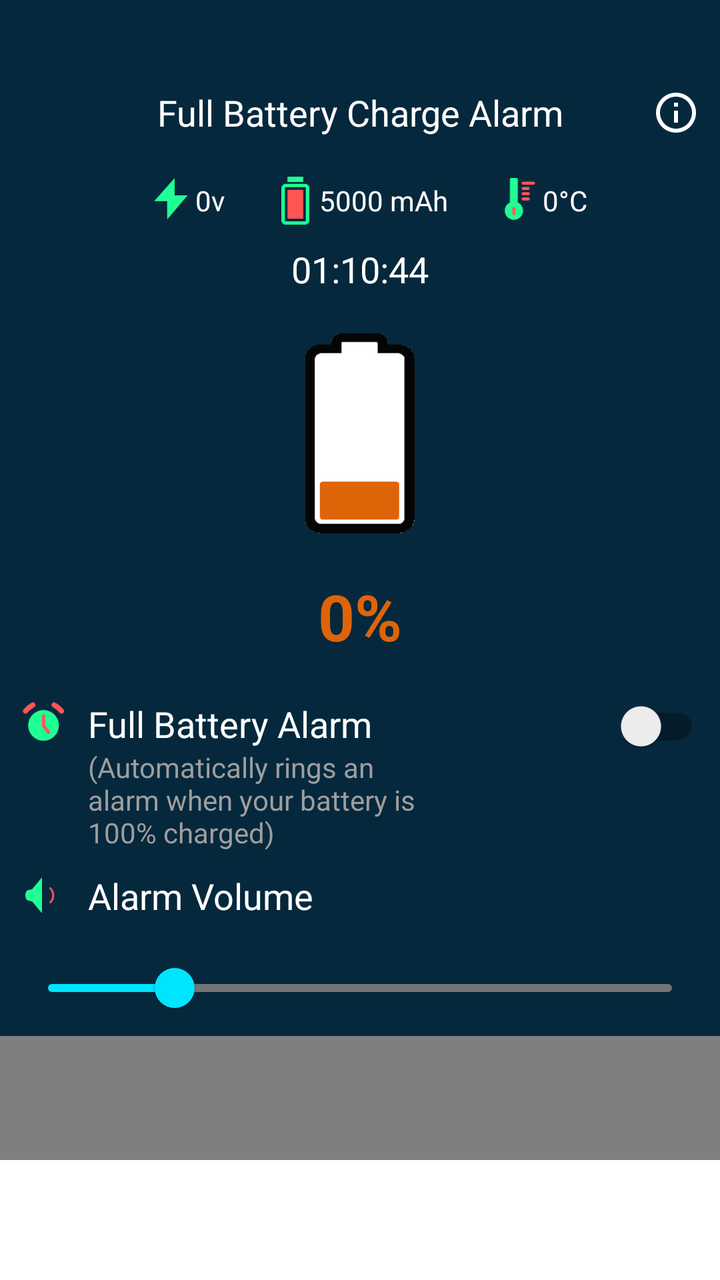
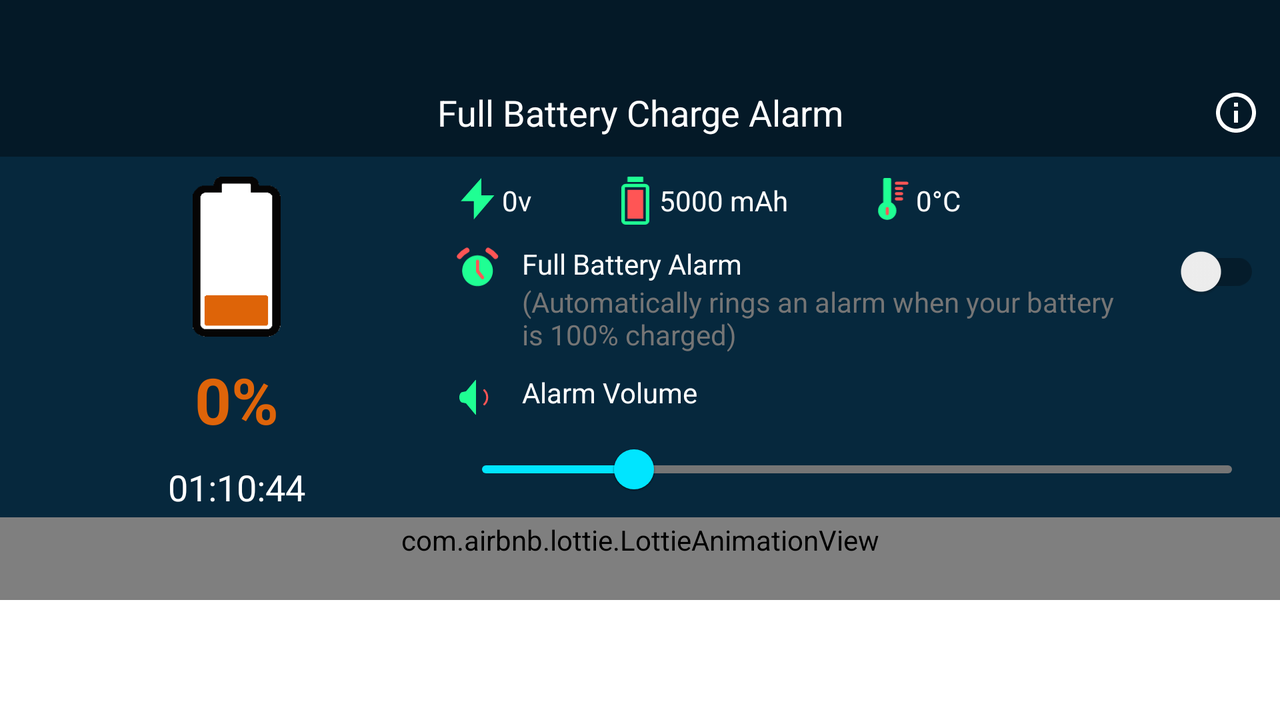

One screen, two layout resources from the same app: the default and the repository's alternative for another configuration. Each is rendered where Android would select it; the XML of both is given below.
<!-- AndroidManifest.xml: application theme Theme.ChargerAlert -->
<!-- res/layout/activity_main.xml -->
<?xml version="1.0" encoding="utf-8"?>
<LinearLayout xmlns:android="http://schemas.android.com/apk/res/android"
    xmlns:app="http://schemas.android.com/apk/res-auto"
    android:layout_width="match_parent"
    android:layout_height="match_parent"
    android:orientation="vertical"
    android:background="@color/myBackgroundColor"
    >

    
    <RelativeLayout
        android:layout_width="match_parent"
        android:layout_height="wrap_content"
        android:paddingTop="44dp"
        android:paddingBottom="10dp"
        android:paddingHorizontal="10dp"
        >

        <TextView
            android:id="@+id/tv_title"
            android:layout_width="match_parent"
            android:layout_height="wrap_content"
            android:text="@string/app_name"
            android:textAlignment="center"
            android:textColor="@color/white"
            android:textSize="18sp" />

        <ImageButton
            android:id="@+id/iv_info_app"
            android:layout_width="24dp"
            android:layout_height="24dp"
            android:src="@drawable/ic_info"
            android:tint="@color/white"
            android:background="@drawable/ripple_button"
            android:layout_alignParentEnd="true"
            android:layout_alignBottom="@id/tv_title"
            />

    </RelativeLayout>

    
    <LinearLayout
        android:layout_width="match_parent"
        android:layout_height="wrap_content"
        android:layout_marginTop="10dp"
        >

        <LinearLayout
            android:layout_width="0dp"
            android:layout_height="wrap_content"
            android:layout_weight="1"
            android:gravity="center_vertical|end"
            >

            <ImageView
                android:layout_width="24dp"
                android:layout_height="24dp"
                android:src="@drawable/ic_flash"/>
            <TextView
                android:id="@+id/tv_voltage"
                android:layout_width="wrap_content"
                android:layout_height="wrap_content"
                android:text="0v"
                android:textColor="@color/white"/>

        </LinearLayout>

        <LinearLayout
            android:layout_width="0dp"
            android:layout_height="wrap_content"
            android:layout_weight="1.2"
            android:gravity="center"
            >

            <ImageView
                android:layout_width="24dp"
                android:layout_height="24dp"
                android:src="@drawable/ic_battery"/>
            <TextView
                android:id="@+id/tv_capacity"
                android:layout_width="wrap_content"
                android:layout_height="wrap_content"
                android:text="5000 mAh"
                android:textColor="@color/white"/>

        </LinearLayout>

        <LinearLayout
            android:layout_width="0dp"
            android:layout_height="wrap_content"
            android:layout_weight="1"
            android:gravity="center_vertical"
            >

            <ImageView
                android:layout_width="24dp"
                android:layout_height="24dp"
                android:src="@drawable/ic_temperature_light"/>
            <TextView
                android:id="@+id/tv_temperature"
                android:layout_width="wrap_content"
                android:layout_height="wrap_content"
                android:text="0&#176;C"
                android:textColor="@color/white"/>

        </LinearLayout>
    </LinearLayout>

    
    <LinearLayout
        android:layout_width="match_parent"
        android:layout_height="wrap_content"
        android:gravity="center_horizontal"
        android:layout_marginTop="10dp"
        >
        <TextView
            android:id="@+id/tv_timer"
            android:layout_width="wrap_content"
            android:layout_height="wrap_content"
            android:text="01:10:44"
            android:textSize="18sp"
            android:textColor="@color/white"
            />
    </LinearLayout>


    
    <LinearLayout
        android:layout_width="match_parent"
        android:layout_height="wrap_content"
        android:orientation="vertical"
        android:layout_marginTop="10dp">

        <com.airbnb.lottie.LottieAnimationView
            android:id="@+id/lottie_animation_charge"
            android:layout_width="100dp"
            android:layout_height="100dp"
            app:lottie_rawRes="@raw/animation_battery_charge"
            app:lottie_loop="true"
            android:visibility="gone"
            android:layout_gravity="center_horizontal"
            />

        <ImageView
            android:id="@+id/iv_battery_level"
            android:layout_width="100dp"
            android:layout_height="100dp"
            android:src="@drawable/level_1"
            android:layout_gravity="center_horizontal"
            android:layout_marginTop="10dp"/>

        <TextView
            android:id="@+id/tv_battery_level"
            android:layout_width="match_parent"
            android:layout_height="wrap_content"
            android:text="0%"
            android:textStyle="bold"
            android:textColor="#de6409"
            android:textSize="32dp"
            android:textAlignment="center"
            android:layout_marginTop="20dp"
            />

    </LinearLayout>

    
    <RelativeLayout
        android:layout_width="match_parent"
        android:layout_height="wrap_content"
        android:layout_marginTop="20dp"
        android:paddingHorizontal="10dp"
        >

        <ImageView
            android:id="@+id/iv_label_alarm"
            android:layout_width="24dp"
            android:layout_height="24dp"
            android:src="@drawable/ic_alarm"
            android:layout_alignParentStart="true"
            />
        <LinearLayout
            android:layout_width="wrap_content"
            android:layout_height="wrap_content"
            android:orientation="vertical"
            android:paddingStart="10dp"
            android:paddingEnd="80dp"
            android:layout_toEndOf="@id/iv_label_alarm"
            android:layout_toStartOf="@id/sw_on_off"
            >
            <TextView
                android:layout_width="wrap_content"
                android:layout_height="wrap_content"
                android:text="@string/Full_Battery_Alarm"
                android:textColor="@color/white"
                android:textSize="18sp"
                />
            <TextView
                android:layout_width="wrap_content"
                android:layout_height="wrap_content"
                android:text="@string/Ringing_alarm_when_your_battery_is_100_charged"
                android:textColor="@color/grey500"
                />
        </LinearLayout>

        <androidx.appcompat.widget.SwitchCompat
            android:id="@+id/sw_on_off"
            android:layout_width="wrap_content"
            android:layout_height="wrap_content"
            android:gravity="top"
            android:layout_alignParentEnd="true"
            />

    </RelativeLayout>

    <LinearLayout
        android:layout_width="match_parent"
        android:layout_height="wrap_content"
        android:orientation="vertical"
        android:layout_marginTop="10dp"
        android:paddingHorizontal="10dp"
        >
        <LinearLayout
            android:layout_width="match_parent"
            android:layout_height="wrap_content"
            >
            <ImageView
                android:id="@+id/iv_alarm_volume"
                android:layout_width="24dp"
                android:layout_height="24dp"
                android:src="@drawable/ic_sound_min"/>
            <TextView
                android:id="@+id/tv_alarm_volume"
                android:layout_width="wrap_content"
                android:layout_height="wrap_content"
                android:text="@string/Alarm_Volume"
                android:textColor="@color/white"
                android:textSize="18sp"
                android:paddingStart="10dp"
                />
        </LinearLayout>
        <com.google.android.material.slider.Slider
            android:id="@+id/sb_alarm_volume"
            android:layout_width="match_parent"
            android:layout_height="wrap_content"
            android:valueFrom="0.0"
            android:valueTo="15.0"
            android:value="3"
            android:layout_marginTop="10dp"
            android:backgroundTint="@color/cyanA400"
            app:trackColorActive="@color/cyanA400"
            app:trackColorInactive="@color/grey400"
            app:thumbColor="@color/cyanA400"
            />
    </LinearLayout>

    
    <LinearLayout
        android:layout_width="match_parent"
        android:layout_height="match_parent"
        android:orientation="vertical"
        android:gravity="bottom"
        >
        <com.airbnb.lottie.LottieAnimationView
            android:id="@+id/lottie_animation_wave"
            android:layout_width="900dp"
            android:layout_height="140dp"
            app:lottie_rawRes="@raw/animation_cyan_wave"
            app:lottie_autoPlay="false"
            app:lottie_loop="true"
            android:scaleType="fitXY"
            app:lottie_speed=".1"/>

        <FrameLayout
            android:id="@+id/fl_ad_view_container"
            android:layout_width="match_parent"
            android:layout_height="60dp"
            android:minWidth="320dp"
            android:gravity="center_horizontal"
            android:background="@color/white"
            >











        </FrameLayout>

    </LinearLayout>


</LinearLayout>
<!-- resources referenced by this layout -->
<resources>
  <color name="cyanA400">#00E5FF</color>
  <color name="grey400">#757575</color>
  <color name="grey500">#9e9e9e</color>
  <color name="myBackgroundColor">#06283D</color>
  <color name="white">#FFFFFFFF</color>
  <!-- drawable ic_battery (drawable) -->
  <vector xmlns:android="http://schemas.android.com/apk/res/android"
      android:width="42dp"
      android:height="73dp"
      android:viewportWidth="42"
      android:viewportHeight="73">
    <path
        android:pathData="M6,13.5L36,13.5A3.5,3.5 0,0 1,39.5 17L39.5,67A3.5,3.5 0,0 1,36 70.5L6,70.5A3.5,3.5 0,0 1,2.5 67L2.5,17A3.5,3.5 0,0 1,6 13.5z"
        android:strokeWidth="5"
        android:fillColor="#00000000"
        android:strokeColor="#1FFF93"/>
    <path
        android:pathData="M9.8,20L32.2,20A0.8,0.8 0,0 1,33 20.8L33,63.2A0.8,0.8 0,0 1,32.2 64L9.8,64A0.8,0.8 0,0 1,9 63.2L9,20.8A0.8,0.8 0,0 1,9.8 20z"
        android:fillColor="#FF5555"/>
    <path
        android:pathData="M9.2929,0.2929C9,0.5858 9,1.0572 9,2V8H33V2C33,1.0572 33,0.5858 32.7071,0.2929C32.4142,0 31.9428,0 31,0H11C10.0572,0 9.5858,0 9.2929,0.2929Z"
        android:fillColor="#1FFF93"
        android:fillType="evenOdd"/>
  </vector>
  <!-- drawable ic_flash (drawable) -->
  <vector xmlns:android="http://schemas.android.com/apk/res/android"
      android:width="86dp"
      android:height="102dp"
      android:viewportWidth="86"
      android:viewportHeight="102">
    <path
        android:pathData="M6.223,51.867L49.739,3.291C49.831,3.189 50,3.254 50,3.391V39.837L77.674,39.837C77.802,39.837 77.871,39.987 77.787,40.084L34.263,90.694C34.172,90.799 34,90.735 34,90.597V52.616C34,52.34 33.776,52.116 33.5,52.116H6.335C6.205,52.116 6.137,51.963 6.223,51.867Z"
        android:fillColor="#1FFF93"/>
  </vector>
  <!-- drawable ic_info (drawable) -->
  <vector android:height="24dp" android:tint="#FF0000"
      android:viewportHeight="24" android:viewportWidth="24"
      android:width="24dp" xmlns:android="http://schemas.android.com/apk/res/android">
      <path android:fillColor="@android:color/white" android:pathData="M11,7h2v2h-2zM11,11h2v6h-2zM12,2C6.48,2 2,6.48 2,12s4.48,10 10,10 10,-4.48 10,-10S17.52,2 12,2zM12,20c-4.41,0 -8,-3.59 -8,-8s3.59,-8 8,-8 8,3.59 8,8 -3.59,8 -8,8z"/>
  </vector>
  <!-- drawable ripple_button (drawable) -->
  <?xml version="1.0" encoding="utf-8"?>
  <ripple xmlns:android="http://schemas.android.com/apk/res/android"
      android:color="@color/grey400"
      android:radius="24dp" />
  <string name="Alarm_Volume">Alarm Volume</string>
  <string name="Full_Battery_Alarm">Full Battery Alarm</string>
  <string name="Ringing_alarm_when_your_battery_is_100_charged">(Automatically rings an alarm when your battery is 100% charged)</string>
  <string name="app_name">Full Battery Charge Alarm</string>
  <style name="Theme.ChargerAlert" parent="Theme.MaterialComponents.DayNight.NoActionBar">
          
          <item name="colorPrimary">@color/purple_500</item>
          <item name="colorPrimaryVariant">@color/purple_700</item>
          <item name="colorOnPrimary">@color/white</item>
          
          <item name="colorSecondary">@color/teal_200</item>
          <item name="colorSecondaryVariant">@color/teal_700</item>
          <item name="colorOnSecondary">@color/black</item>
          
          <item name="android:statusBarColor" tools:targetApi="l">?attr/colorPrimaryVariant</item>
  
          
          <item name="android:windowTranslucentStatus">true</item>
  
  
  
  
  
  
      </style>
  <color name="purple_500">#FF6200EE</color>
  <color name="purple_700">#FF3700B3</color>
  <color name="teal_200">#FF03DAC5</color>
  <color name="teal_700">#FF018786</color>
  <color name="black">#FF000000</color>
  <!-- some entries are left out for length -->
</resources>
<!-- res/layout-land/activity_main.xml (the repository's variant of the layout above) -->
<!-- drawn on the phone turned sideways -->
<?xml version="1.0" encoding="utf-8"?>
<LinearLayout xmlns:android="http://schemas.android.com/apk/res/android"
    xmlns:app="http://schemas.android.com/apk/res-auto"
    android:layout_width="match_parent"
    android:layout_height="match_parent"
    android:background="@color/myBackgroundColor"
    android:orientation="vertical">

    
    <RelativeLayout
        android:layout_width="match_parent"
        android:layout_height="wrap_content"
        android:paddingTop="44dp"
        android:background="@color/myBackgroundColor_2"
        android:paddingBottom="10dp"
        android:paddingHorizontal="10dp"
        >
        <TextView
            android:id="@+id/tv_title"
            android:layout_width="match_parent"
            android:layout_height="wrap_content"
            android:text="@string/app_name"
            android:textAlignment="center"
            android:textColor="@color/white"
            android:textSize="18sp"
            />

        <ImageButton
            android:id="@+id/iv_info_app"
            android:layout_width="24dp"
            android:layout_height="24dp"
            android:src="@drawable/ic_info"
            android:tint="@color/white"
            android:background="@drawable/ripple_button"
            android:layout_alignParentEnd="true"
            android:layout_alignBottom="@id/tv_title"
            android:scaleType="fitXY"
            />

    </RelativeLayout>

    
    <LinearLayout
        android:layout_width="match_parent"
        android:layout_height="wrap_content"
        android:layout_marginTop="10dp"
        android:weightSum="2"
        android:paddingHorizontal="10dp"
        >
        
        <LinearLayout
            android:layout_width="0dp"
            android:layout_height="wrap_content"
            android:layout_weight=".7"
            android:orientation="vertical"
            >

            <com.airbnb.lottie.LottieAnimationView
                android:id="@+id/lottie_animation_charge"
                android:layout_width="80dp"
                android:layout_height="80dp"
                app:lottie_rawRes="@raw/animation_battery_charge"
                app:lottie_loop="true"
                android:visibility="gone"
                android:layout_gravity="center_horizontal"
                />

            <ImageView
                android:id="@+id/iv_battery_level"
                android:layout_width="80dp"
                android:layout_height="80dp"
                android:src="@drawable/level_1"
                android:layout_gravity="center_horizontal"
                />

            <LinearLayout
                android:layout_width="match_parent"
                android:layout_height="wrap_content"
                android:layout_marginTop="10dp"
                android:gravity="center"
                >

                <TextView
                    android:id="@+id/tv_battery_level"
                    android:layout_width="wrap_content"
                    android:layout_height="wrap_content"
                    android:text="0%"
                    android:textStyle="bold"
                    android:textColor="#de6409"
                    android:textSize="32sp"
                    />
            </LinearLayout>

            
            <LinearLayout
                android:layout_width="match_parent"
                android:layout_height="wrap_content"
                android:gravity="center_horizontal"
                android:layout_marginTop="10dp"
                >
                <TextView
                    android:id="@+id/tv_timer"
                    android:layout_width="wrap_content"
                    android:layout_height="wrap_content"
                    android:text="01:10:44"
                    android:textSize="18sp"
                    android:textColor="@color/white"
                    />
            </LinearLayout>

        </LinearLayout>

        
        <LinearLayout
            android:layout_width="0dp"
            android:layout_height="wrap_content"
            android:layout_weight="1.3"
            android:orientation="vertical"
            >
            <LinearLayout
                android:layout_width="wrap_content"
                android:layout_height="wrap_content"
                >
                <LinearLayout
                    android:layout_width="wrap_content"
                    android:layout_height="wrap_content"
                    android:gravity="center_vertical|end"
                    >

                    <ImageView
                        android:layout_width="24dp"
                        android:layout_height="24dp"
                        android:src="@drawable/ic_flash"/>
                    <TextView
                        android:id="@+id/tv_voltage"
                        android:layout_width="wrap_content"
                        android:layout_height="wrap_content"
                        android:text="0v"
                        android:textColor="@color/white"/>

                </LinearLayout>

                <LinearLayout
                    android:layout_width="wrap_content"
                    android:layout_height="wrap_content"
                    android:gravity="center"
                    android:layout_marginHorizontal="40dp"
                    >

                    <ImageView
                        android:layout_width="24dp"
                        android:layout_height="24dp"
                        android:src="@drawable/ic_battery"/>
                    <TextView
                        android:id="@+id/tv_capacity"
                        android:layout_width="wrap_content"
                        android:layout_height="wrap_content"
                        android:text="5000 mAh"
                        android:textColor="@color/white"/>

                </LinearLayout>

                <LinearLayout
                    android:layout_width="wrap_content"
                    android:layout_height="wrap_content"
                    android:gravity="center_vertical"
                    >

                    <ImageView
                        android:layout_width="24dp"
                        android:layout_height="24dp"
                        android:src="@drawable/ic_temperature_light"/>
                    <TextView
                        android:id="@+id/tv_temperature"
                        android:layout_width="wrap_content"
                        android:layout_height="wrap_content"
                        android:text="0&#176;C"
                        android:textColor="@color/white"/>

                </LinearLayout>
            </LinearLayout>

            <RelativeLayout
                android:layout_width="match_parent"
                android:layout_height="wrap_content"
                android:layout_marginTop="10dp"
                >

                <ImageView
                    android:id="@+id/iv_label_alarm"
                    android:layout_width="24dp"
                    android:layout_height="24dp"
                    android:src="@drawable/ic_alarm"
                    />
                <LinearLayout
                    android:layout_width="wrap_content"
                    android:layout_height="wrap_content"
                    android:orientation="vertical"
                    android:paddingStart="10dp"
                    android:layout_toEndOf="@id/iv_label_alarm"
                    android:layout_toStartOf="@id/sw_on_off"
                    android:paddingEnd="20dp"
                    >
                    <TextView
                        android:layout_width="wrap_content"
                        android:layout_height="wrap_content"
                        android:text="@string/Full_Battery_Alarm"
                        android:textColor="@color/white"
                        />
                    <TextView
                        android:layout_width="wrap_content"
                        android:layout_height="wrap_content"
                        android:text="@string/Ringing_alarm_when_your_battery_is_100_charged"
                        android:textColor="@color/grey400"
                        />
                </LinearLayout>


                <androidx.appcompat.widget.SwitchCompat
                    android:id="@+id/sw_on_off"
                    android:layout_width="wrap_content"
                    android:layout_height="wrap_content"
                    android:gravity="top"
                    android:layout_alignParentEnd="true"
                    />
            </RelativeLayout>

            <LinearLayout
                android:layout_width="match_parent"
                android:layout_height="wrap_content"
                android:orientation="vertical"
                android:layout_marginTop="10dp"
                >
                <LinearLayout
                    android:layout_width="match_parent"
                    android:layout_height="wrap_content"
                    >
                    <ImageView
                        android:id="@+id/iv_alarm_volume"
                        android:layout_width="24dp"
                        android:layout_height="24dp"
                        android:src="@drawable/ic_sound_min"/>
                    <TextView
                        android:id="@+id/tv_alarm_volume"
                        android:layout_width="wrap_content"
                        android:layout_height="wrap_content"
                        android:text="@string/Alarm_Volume"
                        android:textColor="@color/white"
                        android:paddingStart="10dp"
                        />
                </LinearLayout>
                <com.google.android.material.slider.Slider
                    android:id="@+id/sb_alarm_volume"
                    android:layout_width="match_parent"
                    android:layout_height="wrap_content"
                    android:valueFrom="0.0"
                    android:valueTo="15.0"
                    android:value="3"
                    android:backgroundTint="@color/cyanA400"
                    app:trackColorActive="@color/cyanA400"
                    app:trackColorInactive="@color/grey400"
                    app:thumbColor="@color/cyanA400"
                    />
            </LinearLayout>

        </LinearLayout>

    </LinearLayout>

    
    <LinearLayout
        android:layout_width="match_parent"
        android:layout_height="match_parent"
        android:gravity="bottom"
        android:orientation="vertical"
        >
        <com.airbnb.lottie.LottieAnimationView
            android:id="@+id/lottie_animation_wave"
            android:layout_width="match_parent"
            android:layout_height="60dp"
            app:lottie_rawRes="@raw/animation_cyan_wave"
            app:lottie_autoPlay="false"
            app:lottie_loop="true"
            android:scaleType="fitXY"
            app:lottie_speed=".1"/>

        <FrameLayout
            android:id="@+id/fl_ad_view_container"
            android:layout_width="match_parent"
            android:layout_height="60dp"
            android:minWidth="320dp"
            android:gravity="center_horizontal"
            android:background="@color/white"
            >











        </FrameLayout>
    </LinearLayout>







</LinearLayout>
<!-- resources referenced by the variant -->
<!-- as the phone turned sideways resolves them -->
<resources>
  <color name="cyanA400">#00E5FF</color>
  <color name="grey400">#757575</color>
  <color name="myBackgroundColor">#06283D</color>
  <color name="myBackgroundColor_2">#ff041927</color>
  <color name="white">#FFFFFFFF</color>
  <!-- drawable ic_battery (drawable) -->
  <vector xmlns:android="http://schemas.android.com/apk/res/android"
      android:width="42dp"
      android:height="73dp"
      android:viewportWidth="42"
      android:viewportHeight="73">
    <path
        android:pathData="M6,13.5L36,13.5A3.5,3.5 0,0 1,39.5 17L39.5,67A3.5,3.5 0,0 1,36 70.5L6,70.5A3.5,3.5 0,0 1,2.5 67L2.5,17A3.5,3.5 0,0 1,6 13.5z"
        android:strokeWidth="5"
        android:fillColor="#00000000"
        android:strokeColor="#1FFF93"/>
    <path
        android:pathData="M9.8,20L32.2,20A0.8,0.8 0,0 1,33 20.8L33,63.2A0.8,0.8 0,0 1,32.2 64L9.8,64A0.8,0.8 0,0 1,9 63.2L9,20.8A0.8,0.8 0,0 1,9.8 20z"
        android:fillColor="#FF5555"/>
    <path
        android:pathData="M9.2929,0.2929C9,0.5858 9,1.0572 9,2V8H33V2C33,1.0572 33,0.5858 32.7071,0.2929C32.4142,0 31.9428,0 31,0H11C10.0572,0 9.5858,0 9.2929,0.2929Z"
        android:fillColor="#1FFF93"
        android:fillType="evenOdd"/>
  </vector>
  <!-- drawable ic_flash (drawable) -->
  <vector xmlns:android="http://schemas.android.com/apk/res/android"
      android:width="86dp"
      android:height="102dp"
      android:viewportWidth="86"
      android:viewportHeight="102">
    <path
        android:pathData="M6.223,51.867L49.739,3.291C49.831,3.189 50,3.254 50,3.391V39.837L77.674,39.837C77.802,39.837 77.871,39.987 77.787,40.084L34.263,90.694C34.172,90.799 34,90.735 34,90.597V52.616C34,52.34 33.776,52.116 33.5,52.116H6.335C6.205,52.116 6.137,51.963 6.223,51.867Z"
        android:fillColor="#1FFF93"/>
  </vector>
  <!-- drawable ic_info (drawable) -->
  <vector android:height="24dp" android:tint="#FF0000"
      android:viewportHeight="24" android:viewportWidth="24"
      android:width="24dp" xmlns:android="http://schemas.android.com/apk/res/android">
      <path android:fillColor="@android:color/white" android:pathData="M11,7h2v2h-2zM11,11h2v6h-2zM12,2C6.48,2 2,6.48 2,12s4.48,10 10,10 10,-4.48 10,-10S17.52,2 12,2zM12,20c-4.41,0 -8,-3.59 -8,-8s3.59,-8 8,-8 8,3.59 8,8 -3.59,8 -8,8z"/>
  </vector>
  <!-- drawable ripple_button (drawable) -->
  <?xml version="1.0" encoding="utf-8"?>
  <ripple xmlns:android="http://schemas.android.com/apk/res/android"
      android:color="@color/grey400"
      android:radius="24dp" />
  <string name="Alarm_Volume">Alarm Volume</string>
  <string name="Full_Battery_Alarm">Full Battery Alarm</string>
  <string name="Ringing_alarm_when_your_battery_is_100_charged">(Automatically rings an alarm when your battery is 100% charged)</string>
  <string name="app_name">Full Battery Charge Alarm</string>
  <style name="Theme.ChargerAlert" parent="Theme.MaterialComponents.DayNight.NoActionBar">
          
          <item name="colorPrimary">@color/purple_500</item>
          <item name="colorPrimaryVariant">@color/purple_700</item>
          <item name="colorOnPrimary">@color/white</item>
          
          <item name="colorSecondary">@color/teal_200</item>
          <item name="colorSecondaryVariant">@color/teal_700</item>
          <item name="colorOnSecondary">@color/black</item>
          
          <item name="android:statusBarColor" tools:targetApi="l">?attr/colorPrimaryVariant</item>
  
          
          <item name="android:windowTranslucentStatus">true</item>
  
  
  
  
  
  
      </style>
  <color name="purple_500">#FF6200EE</color>
  <color name="purple_700">#FF3700B3</color>
  <color name="teal_200">#FF03DAC5</color>
  <color name="teal_700">#FF018786</color>
  <color name="black">#FF000000</color>
  <!-- some entries are left out for length -->
</resources>
